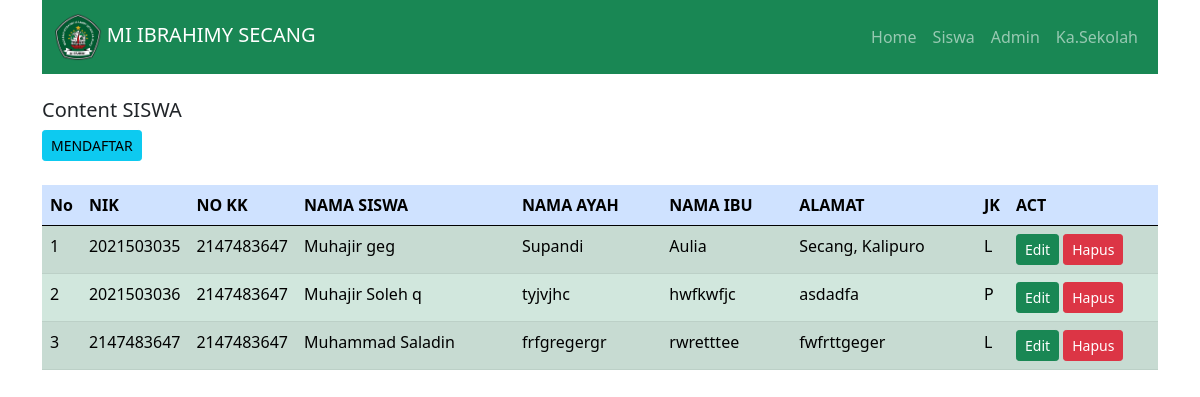
The app's page /index.php?target=siswa with its own data.
### tables this page shows
CREATE TABLE `siswa` (
  `nik` int(30) NOT NULL,
  `no_kk` int(30) NOT NULL,
  `nama` varchar(50) NOT NULL,
  `nama_ayah` varchar(50) NOT NULL,
  `nama_ibu` varchar(50) NOT NULL,
  `alamat` varchar(50) NOT NULL,
  `jk` varchar(20) NOT NULL
);

### autoload.php (called while the page is built, shortened)
<?php
function autoload($class)
{
    $file = $class . ".php";
}

### Config/query_builder.php (called while the page is built, shortened)
<?php
class Query_builder implements Query
{
    private $v_db, $v_table, $v_select, $v_join, $v_where, $v_order_by, $v_query,
    $v_insert, $v_update, $v_delete;
    public function __construct($dataKoneksi)
    {
        $this->v_db = new \mysqli($dataKoneksi['host'], $dataKoneksi['user'], $dataKoneksi['password'], $dataKoneksi['dbname']);
    }
    public function table($table)
    {
        $this->v_table = $table;
        return $this;
    }
    public function get()
    {
        $this->v_query = " SELECT ";
        if (!empty($this->v_select)) {
            $this->v_query .= $this->v_select . " ";
        } else {
            $this->v_query .= " * ";
        }
        $this->v_query .= " FROM " . $this->v_table . " ";
        return $this;
    }
    public function resultArray()
    {
        $data =$this->v_db->query($this->v_query);
        $rows = array();
        while ($row = $data->fetch_array()) {
            $rows[] = $row;
        }
        return $rows;
    }
}

### master/siswa.php (the view, shortened to what this page needs)
<?php
class siswa
{
    private $db;
    public function __construct($con)
    {
        $this->db = new Query_builder($con);
    }
    public function index()
    {
        $data = $this->db->table('siswa')->get()->resultArray();
        $res = '<a href="?target=siswa&act=tambah_siswa" class="btn btn-info btn-sm">MENDAFTAR</a><br><br>
        <div class="table-responsive">
        <table class="table table-success table-striped">
            <thead class="table-primary">
                <tr>
                    <th>No</th>
                    <th>NIK</th>
                    <th>NO KK</th>
                    <th>NAMA SISWA</th>
                    <th>NAMA AYAH</th>
                    <th>NAMA IBU</th>
                    <th>ALAMAT</th>
                    <th>JK</th>
                    <th>ACT</th>
                </tr>
            </thead>
            <tbody>';
            $no = 1;
            foreach ($data as $r) {
                $res .= '<tr>
                <td width="10">'.$no.'</td>
                <td width="100">'.$r['nik'].'</td>
                <td width="100">'.$r['no_kk'].'</td>
                <td>'.$r['nama'].'</td>
                <td>'.$r['nama_ayah'].'</td>
                <td>'.$r['nama_ibu'].'</td>
                <td>'.$r['alamat'].'</td>
                <td width="10">'.$r['jk'].'</td>
                <td width="150">
                    <a href="?target=siswa&act=edit_siswa&id='.$r['nik'].'" class="btn btn-success btn-sm">Edit</a>
                    <a href="?target=siswa&act=delete_siswa&id='.$r['nik'].'" class="btn btn-danger btn-sm">Hapus</a>
                </td>';
                $no++;
            }
        $res .='</tbody></table></div>';
        return $res;
    }
}

### index.php (style rules this page uses)
body { background-image: url('img/secang.jpg'); background-size: 100%; }

### records on screen
siswa: nik "2021503035", no_kk "2147483647", nama "Muhajir geg", nama_ayah "Supandi", nama_ibu "Aulia", alamat "Secang, Kalipuro", jk "L"
siswa: nik "2021503036", no_kk "2147483647", nama "Muhajir Soleh q", nama_ayah "tyjvjhc", nama_ibu "hwfkwfjc", alamat "asdadfa", jk "P"
siswa: nik "2147483647", no_kk "2147483647", nama "Muhammad Saladin", nama_ayah "frfgregergr", nama_ibu "rwretttee", alamat "fwfrttgeger", jk "L"

### other values on screen
$r['Text'] "Home"
$r['Text'] "Siswa"
$r['Text'] "Admin"
$r['Text'] "Ka.Sekolah"
$target "SISWA"
